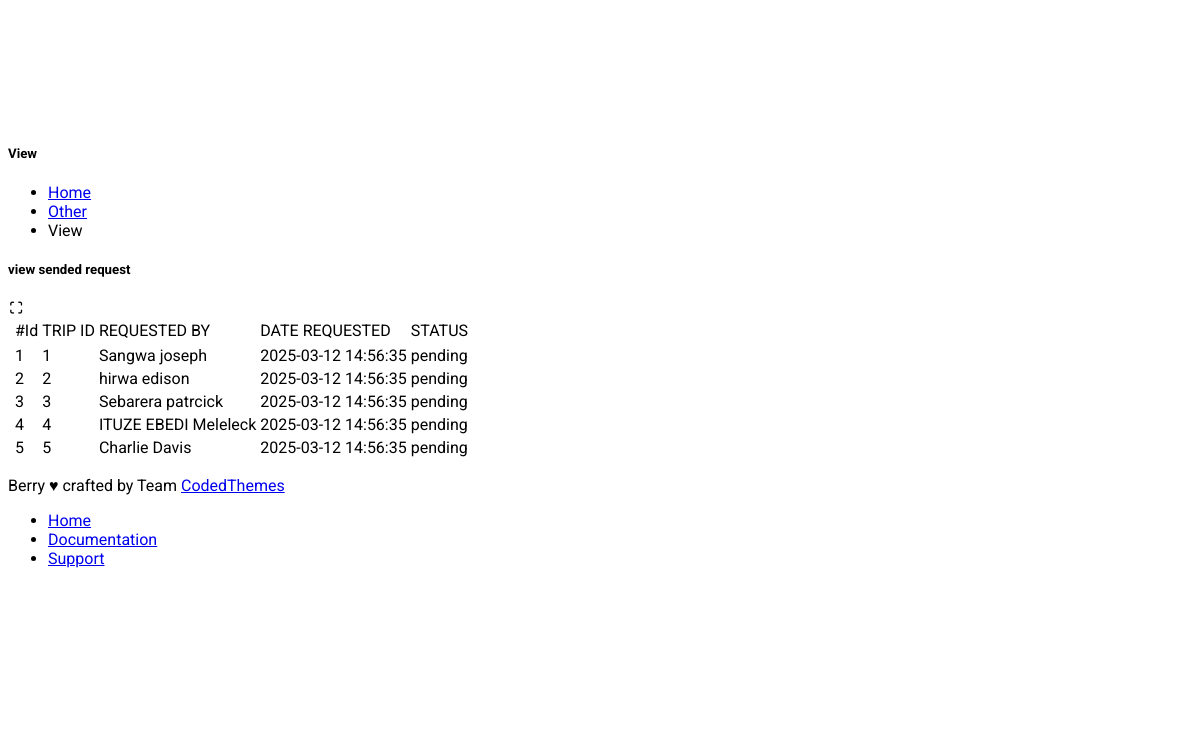
Page /request/viewrequest.php (lower part) on the earlier database version.
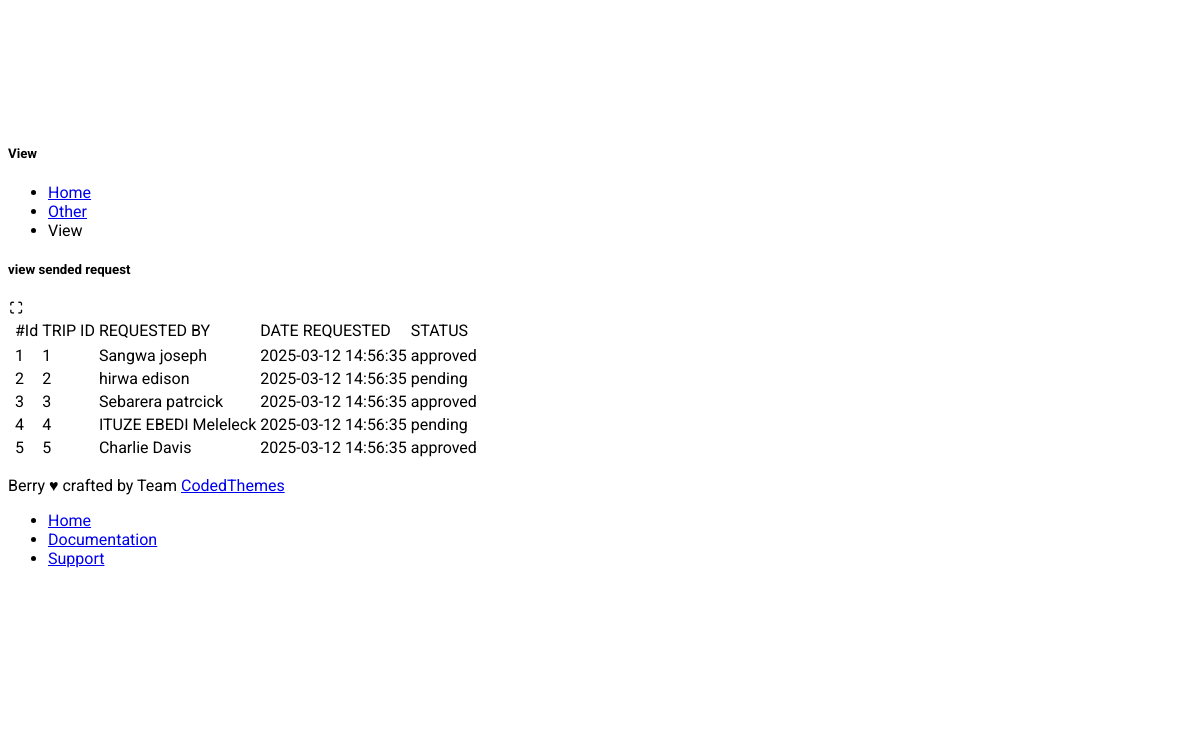
Same page on the later database version.
### tables this page shows
CREATE TABLE `request_for_trip` (
  `request_id` int(11) NOT NULL,
  `trip_id` int(11) DEFAULT NULL,
  `request_by` varchar(150) NOT NULL,
  `date_request` timestamp NOT NULL DEFAULT CURRENT_TIMESTAMP,
  `status` enum('pending','approved','declined') DEFAULT 'pending'
);

### request/viewrequest.php (the view, shortened to what this page needs)
<?php
include("../pages/conn.php");
?>
<!doctype html>
<html lang="en">
  <head>
<link rel="stylesheet" href="../assets/fonts/phosphor/duotone/style.css" />
<link rel="stylesheet" href="../assets/fonts/tabler-icons.min.css" />
<link rel="stylesheet" href="../assets/fonts/feather.css" />
<link rel="stylesheet" href="../assets/fonts/fontawesome.css" />
<link rel="stylesheet" href="../assets/fonts/material.css" />
<link rel="stylesheet" href="../assets/css/style.css" id="main-style-link" />
<link rel="stylesheet" href="../assets/css/style-preset.css" />
  </head>
  <body data-pc-preset="preset-1" data-pc-sidebar-theme="light" data-pc-sidebar-caption="true" data-pc-direction="ltr" data-pc-theme="light">
<header class="pc-header">
  <div class="header-wrapper">
<div class="ms-auto">
  <ul class="list-unstyled">
    <li class="dropdown pc-h-item header-user-profile">
      <div class="dropdown-menu dropdown-user-profile dropdown-menu-end pc-h-dropdown">
        <div class="dropdown-header">
          <div class="profile-notification-scroll position-relative" style="max-height: calc(100vh - 280px)">
          </div>
        </div>
      </div>
    </li>
  </ul>
</div>
</div>
</header>
    <div class="pc-container">
      <div class="pc-content">
        <div class="page-header">
          <div class="page-block">
            <div class="row align-items-center">
              <div class="col">
                <div class="page-header-title">
                  <h5 class="m-b-10">View  </h5>
                </div>
              </div>
              <div class="col-auto">
                <ul class="breadcrumb">
                  <li class="breadcrumb-item"><a href="../dashboard/index.html">Home</a></li>
                  <li class="breadcrumb-item"><a href="javascript: void(0)">Other</a></li>
                  <li class="breadcrumb-item" aria-current="page">View</li>
                </ul>
              </div>
            </div>
          </div>
        </div>
        <div class="row">
          <div class="col-sm-12">
            <div class="card">
              <div class="card-header">
                <h5>view  sended request</h5>
              </div>
              <div class="card-body">
                <i class="ti ti-maximize"></i>
                <table class ="table table-hover">
                  <thead>
                    <th>
                      <td>#Id</td>
                      <td>TRIP ID </td>
                      <td>REQUESTED  BY</td>
                      <td>DATE REQUESTED </td>
                      <td>STATUS </td>
                    </th>
                  </thead>
                  <tbody>
                    <tr>
                      <?php
                        $sqluser = "SELECT * FROM `request_for_trip`";
                       $result2 = $conn->query($sqluser);
                      if($result2->num_rows > 0 ){
                          $id = 0;
                           while($row2 = $result2->fetch_array()){
                           $id ++;
                         ?>
                <tbody>
                  <tr>
                    <td>  </td>
                    <td> <?php echo $id;?> </td>
                    <td><?php echo $row2[1];?> </td>
                    <td><?php echo $row2[2];?></td>
                    <td><?php echo $row2[3];?></td>
                    <td><?php echo "<span class ='text-warning'>".$row2[4]."</span>";?></td>
                    <td>
                    </tr>
                    </tbody>
         <?php
        }
      }else{
         echo "no result found!!";
      }
     ?>
                  </table>
              </div>
            </div>
          </div>
        </div>
      </div>
    </div>
    <footer class="pc-footer">
      <div class="footer-wrapper container-fluid">
        <div class="row">
          <div class="col-sm-6 my-1">
            <p class="m-0">
              Berry &#9829; crafted by Team
              <a href="https://themeforest.net/user/codedthemes" target="_blank">CodedThemes</a>
            </p>
          </div>
          <div class="col-sm-6 ms-auto my-1">
            <ul class="list-inline footer-link mb-0 justify-content-sm-end d-flex">
              <li class="list-inline-item"><a href="../index.html">Home</a></li>
              <li class="list-inline-item"><a href="https://codedthemes.gitbook.io/berry-bootstrap/" target="_blank">Documentation</a></li>
              <li class="list-inline-item"><a href="https://codedthemes.support-hub.io/" target="_blank">Support</a></li>
            </ul>
          </div>
        </div>
      </div>
    </footer>
  </body>
</html>

Differences in the rows shown:
changed request_for_trip "Sangwa joseph": status "pending" → "approved"
changed request_for_trip "Sebarera patrcick": status "pending" → "approved"
changed request_for_trip "Charlie Davis": status "pending" → "approved"
